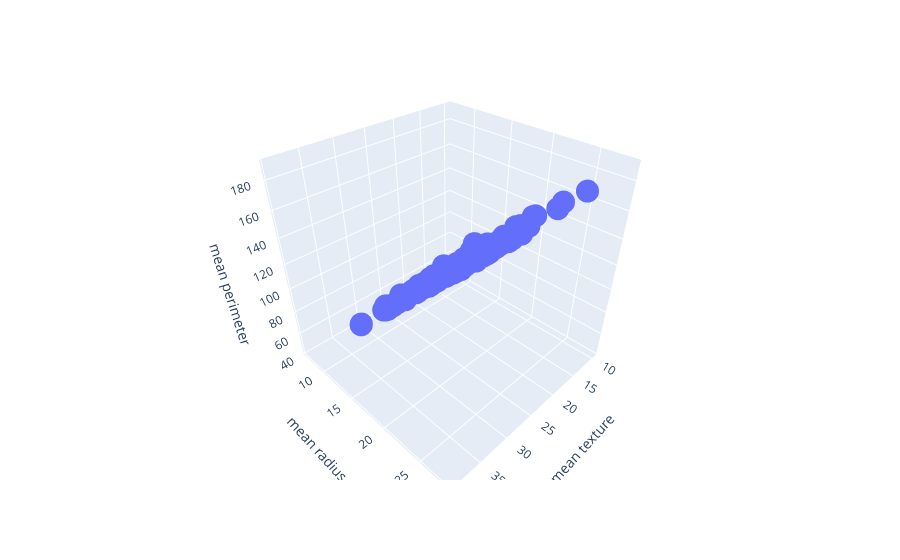

The cell this chart's notebook holds for it:
### Code cell
# interactive map
import plotly.express as px 

fig = px.scatter_3d(x_train, x="mean texture", y="mean radius", z="mean perimeter")
fig.show()

### Figure 1 — Plotly figure (JSON) as saved in the notebook; plotly's stock layout.template omitted (floating-point values rounded to 4 significant figures; data arrays with more than 128 entries replaced by an {"elided": "..."} marker saying what was removed)
{"data": [{"hovertemplate": "mean texture=%{x}<br>mean radius=%{y}<br>mean perimeter=%{z}<extra></extra>", "legendgroup": "", "marker": {"color": "#636efa", "symbol": "circle"}, "mode": "markers", "name": "", "scene": "scene", "showlegend": false, "type": "scatter3d", "x": {"elided": "512 float values"}, "y": {"elided": "512 float values"}, "z": {"elided": "512 float values"}}], "layout": {"legend": {"tracegroupgap": 0}, "margin": {"t": 60}, "scene": {"domain": {"x": [0, 1], "y": [0, 1]}, "xaxis": {"title": {"text": "mean texture"}}, "yaxis": {"title": {"text": "mean radius"}}, "zaxis": {"title": {"text": "mean perimeter"}}}}}
